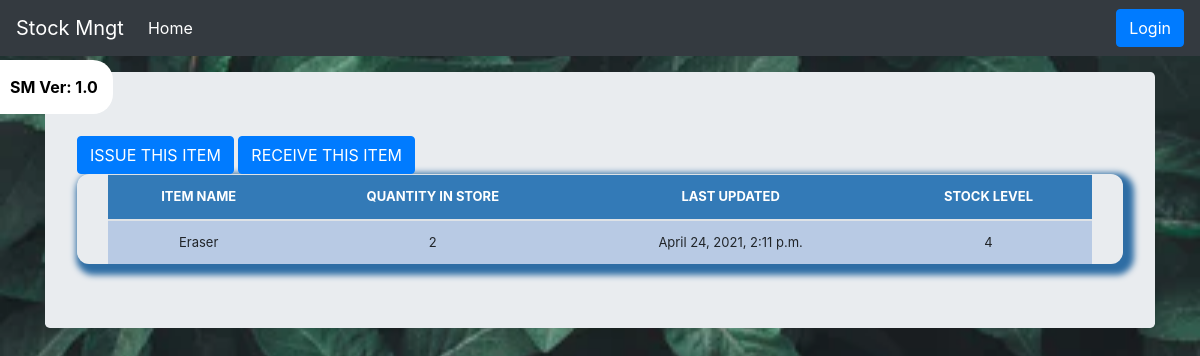
/stock_details/4/, run on the app's committed database.
### stock_mngt/models.py (models this page shows, shortened)
class Stock(models.Model):
    category = models.ForeignKey(Category, on_delete=models.CASCADE, blank=True)
    item_name = models.CharField(max_length=50, blank=True, null=True)
    quantity = models.IntegerField(default='0', blank=True, null=True)
    received_quantity = models.IntegerField(default='0', blank=True, null=True)
    received_by = models.CharField(max_length=50, blank=True, null=True)
    issued_quantity = models.IntegerField(default='0', blank=True, null=True)
    issued_by = models.CharField(max_length=50, blank=True, null=True)
    issued_to = models.CharField(max_length=50, blank=True, null=True)
    contact_no = models.CharField(max_length=10, blank=True, null=True)
    stock_level = models.IntegerField(default='0', blank=True, null=True)
    created_on = models.DateTimeField(auto_now_add=True, auto_now=False)
    last_updated = models.DateTimeField(auto_now_add=False,auto_now=True)

### stock_mngt/views.py (the view)
# urls.py: path('stock_details/<str:pk>/', views.stock_details, name='stock_details'),
def stock_details(request, pk):
    queryset = Stock.objects.get(id=pk)
    context = {
        "queryset": queryset
    }
    return render(request, 'stock_details.html', context)

### stock_mngt/templates/stock_details.html (shortened to what this page needs)
{% load staticfiles %}
{% load crispy_forms_tags %}
<!doctype html>
<html lang="en">
  <head>
<link href="{% static 'css/bootstrap.min.css' %}" rel="stylesheet">
<link href="{% static 'css/stylesheet.css' %}" rel="stylesheet">
    <link href="{% static 'css/navbar-top-fixed.css' %}" rel="stylesheet">
  </head>
  <body>
  {% include 'nav_bar.html' %}
<main role="main" class="container">
  <div class="jumbotron">
      <a href="{% url 'issue_items' queryset.id %}"><div class="btn btn-primary">ISSUE THIS ITEM</div></a>
      <a href="{% url 'receive_items' queryset.id %}"><div class="btn btn-primary">RECEIVE THIS ITEM</div></a>
    <div class="display_table">
      <table class="table">
        <thead>
          <tr>
            <th>ITEM NAME</th>
            <th>QUANTITY IN STORE</th>
            <th>LAST UPDATED</th>
            <th>STOCK LEVEL</th>
          </tr>
        </thead>
        <tr>
            <td>{{queryset.item_name}}</td>
            <td>{{queryset.quantity}}</td>
            <td>{{queryset.last_updated}}</td>
            <td>{{queryset.stock_level}}</td>
         </tr>
      </table>
    </div>
  </div>
</main>
</body>
</html>

### stock_mngt/static/css/stylesheet.css (style rules this page uses)
body { background-color: #ffffff; background-image: url("../img/leaves.webp"); height:100%; background-position: center; background-repeat: no-repeat; background-size: cover; }
.table { font-size: 13px; text-align: center; width: 95%; margin: auto; text-align: center; }
.table tr:nth-child(odd) { background: #B8CAE4; }
th { background-color: #337ab7; color: white; }
.display_table { border-top-left-radius:12px; border-top-right-radius:12px; border-bottom-right-radius: 12px; border-bottom-left-radius: 12px; padding-left: 5px; padding-right: 5px; box-shadow: 5px 5px 6px 6px #2e6da4; }

### stock_mngt/static/css/navbar-top-fixed.css (style rules this page uses)
body { min-height: 75rem; padding-top: 4.5rem; }

### data on the page
Stock: item_name "Eraser", quantity "2", last_updated "April 24, 2021, 2:11 p.m.", stock_level "4"
